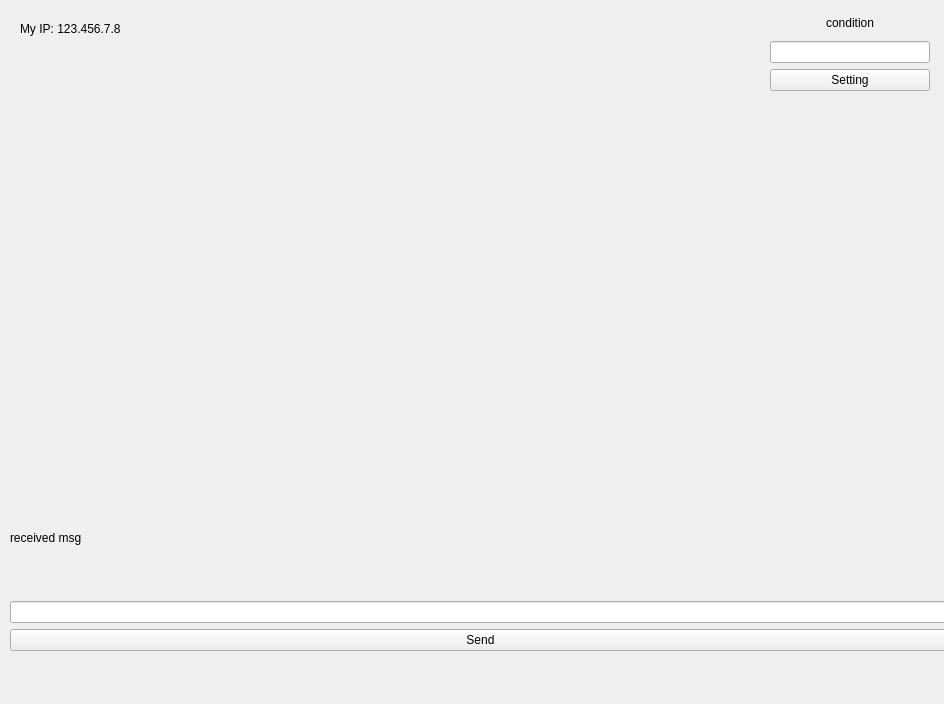
<?xml version="1.0" encoding="UTF-8"?>
<ui version="4.0">
 <class>MainWindowDesign</class>
 <widget class="QMainWindow" name="MainWindowDesign">
  <property name="geometry">
   <rect>
    <x>0</x>
    <y>0</y>
    <width>944</width>
    <height>704</height>
   </rect>
  </property>
  <property name="windowTitle">
   <string>QRosApp</string>
  </property>
  <property name="windowIcon">
   <iconset resource="../resources/images.qrc">
    <normaloff>:/images/icon.png</normaloff>:/images/icon.png</iconset>
  </property>
  <property name="locale">
   <locale language="English" country="Australia"/>
  </property>
  <widget class="QWidget" name="centralwidget">
   <widget class="QWidget" name="verticalLayoutWidget">
    <property name="geometry">
     <rect>
      <x>10</x>
      <y>480</y>
      <width>941</width>
      <height>171</height>
     </rect>
    </property>
    <layout class="QVBoxLayout" name="verticalLayout" stretch="1,1,1">
     <item>
      <widget class="QLabel" name="receivedMessageLabel">
       <property name="text">
        <string>received msg</string>
       </property>
      </widget>
     </item>
     <item>
      <widget class="QLineEdit" name="messageLineEdit"/>
     </item>
     <item>
      <widget class="QPushButton" name="sendButton">
       <property name="text">
        <string>Send</string>
       </property>
      </widget>
     </item>
    </layout>
   </widget>
   <widget class="QWidget" name="verticalLayoutWidget_2">
    <property name="geometry">
     <rect>
      <x>770</x>
      <y>10</y>
      <width>160</width>
      <height>81</height>
     </rect>
    </property>
    <layout class="QVBoxLayout" name="verticalLayout_2">
     <item>
      <widget class="QLabel" name="conditionLabel">
       <property name="text">
        <string>condition</string>
       </property>
       <property name="alignment">
        <set>Qt::AlignmentFlag::AlignCenter</set>
       </property>
      </widget>
     </item>
     <item>
      <widget class="QLineEdit" name="ipAddressLineEdit"/>
     </item>
     <item>
      <widget class="QPushButton" name="setIPAddressButton">
       <property name="text">
        <string>Setting</string>
       </property>
      </widget>
     </item>
    </layout>
   </widget>
   <widget class="QLabel" name="localIPAddressLabel">
    <property name="geometry">
     <rect>
      <x>20</x>
      <y>20</y>
      <width>171</width>
      <height>17</height>
     </rect>
    </property>
    <property name="text">
     <string>My IP: 123.456.7.8</string>
    </property>
   </widget>
  </widget>
  <action name="action_Quit">
   <property name="text">
    <string>&amp;Quit</string>
   </property>
   <property name="shortcut">
    <string>Ctrl+Q</string>
   </property>
   <property name="shortcutContext">
    <enum>Qt::ShortcutContext::ApplicationShortcut</enum>
   </property>
  </action>
  <action name="action_Preferences">
   <property name="text">
    <string>&amp;Preferences</string>
   </property>
  </action>
  <action name="actionAbout">
   <property name="text">
    <string>&amp;About</string>
   </property>
  </action>
  <action name="actionAbout_Qt">
   <property name="text">
    <string>About &amp;Qt</string>
   </property>
  </action>
 </widget>
 <resources>
  <include location="../resources/images.qrc"/>
 </resources>
 <connections>
  <connection>
   <sender>action_Quit</sender>
   <signal>triggered()</signal>
   <receiver>MainWindowDesign</receiver>
   <slot>close()</slot>
   <hints>
    <hint type="sourcelabel">
     <x>-1</x>
     <y>-1</y>
    </hint>
    <hint type="destinationlabel">
     <x>399</x>
     <y>299</y>
    </hint>
   </hints>
  </connection>
 </connections>
</ui>
